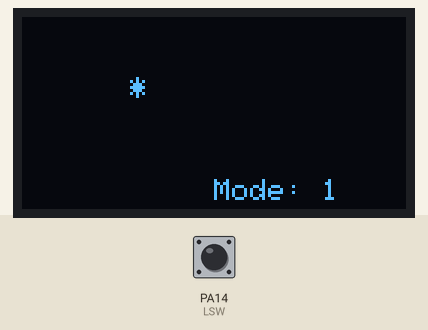
This sketch was run on a simulated STM32 Blue Pill. On the bench: 128×64 one-colour display. The inputs (shaded band) are chosen by the test bench; at power-on: PA14 (LSW) LOW.

Above: at 1.2 s.
1.3 s: PA14 (LSW) pulled HIGH for 0.15 s
At 1.69 s:
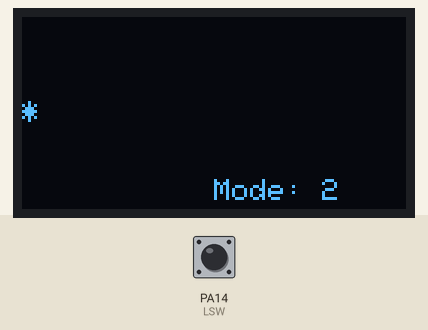
2.0 s: PA14 (LSW) pulled HIGH for 1 s
At 3.29 s:
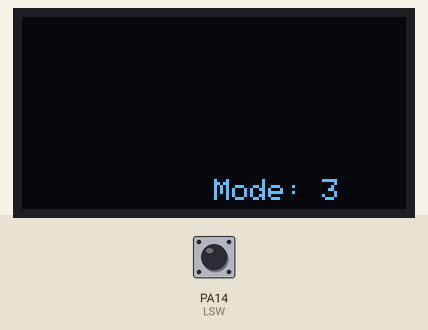
3.6 s: PA14 (LSW) pulled HIGH for 0.15 s
At 3.93 s:
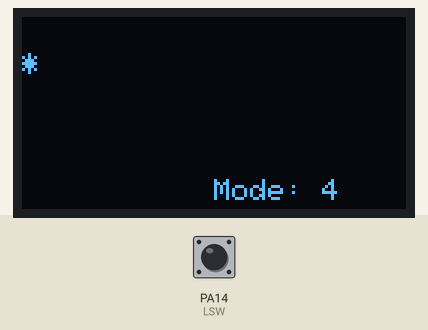
4.3 s: PA14 (LSW) pulled HIGH for 1 s
At 4.55 s:
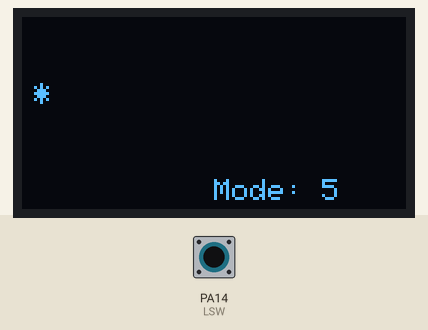
Timing chart, 0 to 6.9 s (numbered marks = the images above; inputs shaded):
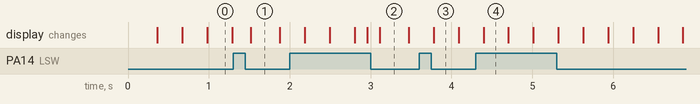

The sketch:

oled_animation.ino
```cpp
/**
 * @file    oled_animation.ino
 * @brief   SH1106 OLED Text Animation Engine — 6 Modes, 1 Button
 *
 * Renders a text object on a 128x64 SH1106 OLED display and animates
 * it across the screen in one of 6 motion modes. A single push button
 * cycles between modes. Animation is driven by non-blocking millis()
 * timing so the main loop never stalls.
 *
 * Modes:
 *   1 - Left  → Right  (horizontal scroll)
 *   2 - Right → Left   (horizontal scroll, reversed)
 *   3 - Top   → Bottom (vertical scroll, downward)
 *   4 - Bottom → Top   (vertical scroll, upward)
 *   5 - Diagonal       (linear diagonal flight, resets at edge)
 *   6 - Bounce         (bounces off all four screen walls)
 *
 * @hardware  STM32 (or Arduino-compatible), SH1106 OLED (I2C, 0x3C)
 * @author    Your Name
 */

#include <Adafruit_SH1106.h>  // SH1106 OLED display driver
#include <Adafruit_GFX.h>     // Core graphics library (fonts, drawing primitives)
#include <Wire.h>             // I2C communication (SDA/SCL)

// ─── Display Dimensions ───────────────────────────────────────────────────────

#define SCREEN_WIDTH  128   // OLED pixel width
#define SCREEN_HEIGHT  64   // OLED pixel height

/**
 * Create the display object.
 * -1 = no dedicated hardware reset pin; reset is managed by the library internally.
 */
Adafruit_SH1106 display(-1);

// ─── Pin Definitions ──────────────────────────────────────────────────────────

#define LSW PA14  // Left Switch — cycles through animation modes on each press

// ─── Position & Velocity ──────────────────────────────────────────────────────

int x = 0,  y = 20;  // Current on-screen position of the text object (pixels)
int dx = 2, dy = 1;  // Movement delta per animation tick (pixels per update)
                     //   dx > 0 → moving right  | dx < 0 → moving left
                     //   dy > 0 → moving down   | dy < 0 → moving up

// ─── Mode Control ─────────────────────────────────────────────────────────────

int  mode    = 1;  // Active animation mode (1–6); starts at mode 1 on power-up
bool lastLSW = 0;  // Previous button state — used for rising-edge detection

// ─── Text / Content Settings ──────────────────────────────────────────────────

int    textSize = 1;    // Adafruit GFX text scale factor (1 = 8px tall, 2 = 16px, 3 = 24px)
String message  = "*";  // The string to animate; change to any text or symbol

// ─── Non-Blocking Timing ──────────────────────────────────────────────────────

unsigned long lastUpdate = 0;  // Timestamp (ms) of the last animation tick
int           interval   = 40; // Minimum ms between animation ticks (~25 fps)
                               // Lower value = faster animation

// ─── Helper: Approximate Text Width ──────────────────────────────────────────

/**
 * @brief Returns the approximate pixel width of `message` at the current textSize.
 *
 * Adafruit GFX default font characters are 6 pixels wide each at scale 1.
 * Width scales linearly with textSize, so: width = chars * 6 * textSize.
 * Used for boundary calculations in scroll and bounce modes.
 */
int textWidth() {
  return message.length() * 6 * textSize;
}

// ─── Forward Declarations ─────────────────────────────────────────────────────

void handleInput();
void animate();
void render();
void drawModeIndicator();
void resetMotion();

// ─── Setup ────────────────────────────────────────────────────────────────────

void setup() {
  pinMode(LSW, INPUT); // Button pin as digital input (needs external pull-down to GND)

  // Initialize the OLED display over I2C
  // SH1106_SWITCHCAPVCC → use internal charge pump to generate display voltage
  // 0x3C              → I2C address (some displays use 0x3D)
  display.begin(SH1106_SWITCHCAPVCC, 0x3C);

  display.setTextSize(2);      // Default text size (overridden per-frame in render())
  display.clearDisplay();      // Clear the frame buffer
  display.setTextColor(WHITE); // White pixels on black background
}

// ─── Main Loop ────────────────────────────────────────────────────────────────

/**
 * The loop follows a strict three-step pipeline every iteration:
 *
 *   1. handleInput() — read the button and update mode if pressed
 *   2. animate()     — advance the text position based on the active mode
 *   3. render()      — clear the buffer, draw the frame, push to display
 *
 * Separating these concerns prevents input from affecting mid-render state
 * and makes each step independently readable and testable.
 */
void loop() {
  handleInput();
  animate();
  render();
}

// ─── Input Handling ───────────────────────────────────────────────────────────

/**
 * @brief Reads the mode-cycle button and advances the mode on a rising edge.
 *
 * Rising edge detection (current == HIGH, last == LOW) ensures the mode
 * increments exactly once per physical button press, regardless of how
 * long the button is held down. After mode 6, wraps back to mode 1.
 * resetMotion() is called so the text starts from a clean position in
 * the new mode rather than inheriting leftover coordinates.
 */
void handleInput() {
  bool current = digitalRead(LSW);

  // Detect rising edge: button just went from not-pressed → pressed
  if (current == 1 && lastLSW == 0) {
    mode++;
    if (mode > 6) mode = 1; // Wrap: 6 → 1

    resetMotion(); // Reset position and velocity for the incoming mode
  }

  lastLSW = current; // Save state for comparison on the next loop iteration
}

// ─── Animation Logic ──────────────────────────────────────────────────────────

/**
 * @brief Advances the text object's position by one tick, if enough time has passed.
 *
 * The millis() gate makes animation non-blocking: the function returns
 * immediately if the interval hasn't elapsed, so handleInput() and render()
 * are never starved while waiting between frames.
 *
 * Each case handles one motion pattern:
 *   - Cases 1–4: linear scroll in one axis, wraps at screen edge
 *   - Case 5:    linear diagonal, resets to origin when either edge is hit
 *   - Case 6:    bounces by negating dx or dy on wall collision
 */
void animate() {
  // Non-blocking gate — only proceed if the frame interval has elapsed
  if (millis() - lastUpdate < interval) return;
  lastUpdate = millis(); // Record the time of this tick

  switch (mode) {

    case 1: // ── Left → Right scroll ──────────────────────────────────────────
      dx = 2; dy = 0;
      x += dx;
      // When the text fully exits the right edge, re-enter from the left
      if (x > SCREEN_WIDTH) x = -textWidth();
      break;

    case 2: // ── Right → Left scroll ──────────────────────────────────────────
      dx = -2; dy = 0;
      x += dx;
      // When the text fully exits the left edge, re-enter from the right
      if (x < -textWidth()) x = SCREEN_WIDTH;
      break;

    case 3: // ── Top → Bottom scroll ──────────────────────────────────────────
      dx = 0; dy = 2;
      y += dy;
      // When the text fully exits the bottom, re-enter from the top
      if (y > SCREEN_HEIGHT) y = -10;
      break;

    case 4: // ── Bottom → Top scroll ──────────────────────────────────────────
      dx = 0; dy = -2;
      y += dy;
      // When the text fully exits the top, re-enter from the bottom
      if (y < -10) y = SCREEN_HEIGHT;
      break;

    case 5: // ── Diagonal flight ──────────────────────────────────────────────
      dx = 2; dy = 1;
      x += dx;
      y += dy;
      // Reset to origin when the text reaches any edge
      // (no wrap — it teleports back to [0,0] for a clean restart)
      if (x > SCREEN_WIDTH || y > SCREEN_HEIGHT) {
        x = 0;
        y = 0;
      }
      break;

    case 6: // ── Bounce ───────────────────────────────────────────────────────
      x += dx;
      y += dy;

      /**
       * Wall collision: flip the direction component that caused the hit.
       *
       * Horizontal walls:
       *   Left  wall → x <= 0              (text hit or passed the left edge)
       *   Right wall → x >= WIDTH - width  (right side of text hit the right edge)
       *
       * Vertical walls:
       *   Top    wall → y <= 0
       *   Bottom wall → y >= HEIGHT - (8 * textSize)
       *                 8px is the base character height; scaled by textSize
       */
      if (x <= 0 || x >= SCREEN_WIDTH - textWidth())      dx = -dx;
      if (y <= 0 || y >= SCREEN_HEIGHT - (8 * textSize))  dy = -dy;
      break;
  }
}

// ─── Rendering ────────────────────────────────────────────────────────────────

/**
 * @brief Clears the frame buffer, draws the animated text and mode indicator,
 *        then pushes the buffer to the physical display.
 *
 * Called every loop iteration. display.display() is the expensive I2C transfer
 * that flushes the internal buffer to the screen — all drawing before it is
 * just writing to RAM.
 */
void render() {
  display.clearDisplay(); // Wipe the frame buffer before drawing the new frame

  display.setTextSize(textSize); // Apply current text scale
  display.setCursor(x, y);       // Position the cursor at the animated coordinate
  display.println(message);      // Write the text string to the buffer

  drawModeIndicator();   // Overlay the mode number in the bottom-right corner

  display.display();     // Flush buffer → send the complete frame to the OLED over I2C
}

// ─── Mode Indicator ───────────────────────────────────────────────────────────

/**
 * @brief Draws "Mode: N" in size-1 text at the bottom-right of the screen.
 *
 * Acts as a persistent HUD element so the user always knows which mode is active.
 * Rendered after the main text so it always appears on top.
 *
 * Position: x=64 (horizontal midpoint), y=54 (6 pixels from the bottom edge at 64px height)
 */
void drawModeIndicator() {
  display.setTextSize(1);   // Force size 1 regardless of the animation textSize
  display.setCursor(64, 54);
  display.print("Mode: ");
  display.print(mode);      // Print the integer mode number directly
}

// ─── Motion Reset ─────────────────────────────────────────────────────────────

/**
 * @brief Resets the text object to its default starting position and velocity.
 *
 * Called whenever the mode changes to avoid inheriting stale coordinates
 * from the previous mode (which could cause jumps or off-screen starts).
 *
 * Default state:
 *   Position → (0, 20)  — left edge, slightly below the top
 *   Velocity → (2,  1)  — moving right and slightly downward
 */
void resetMotion() {
  x = 0;
  y = 20;
  dx = 2;
  dy = 1;
}
```
